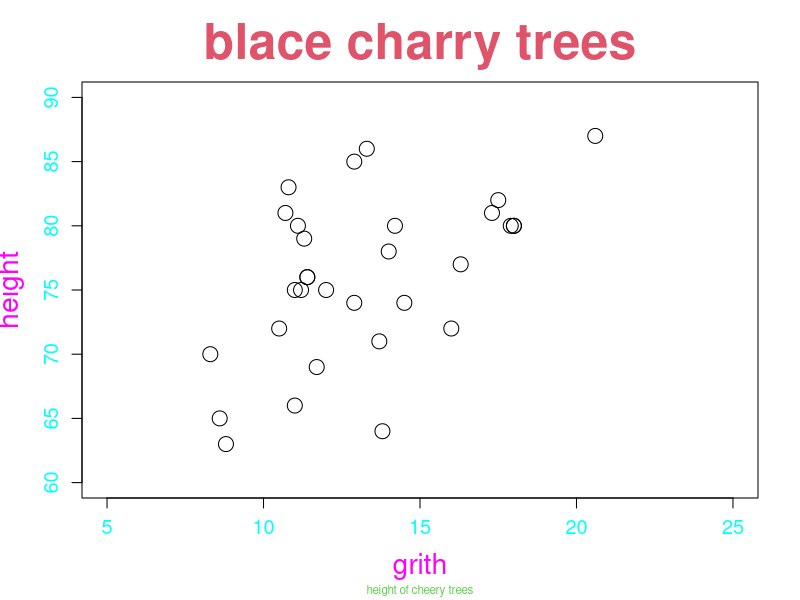
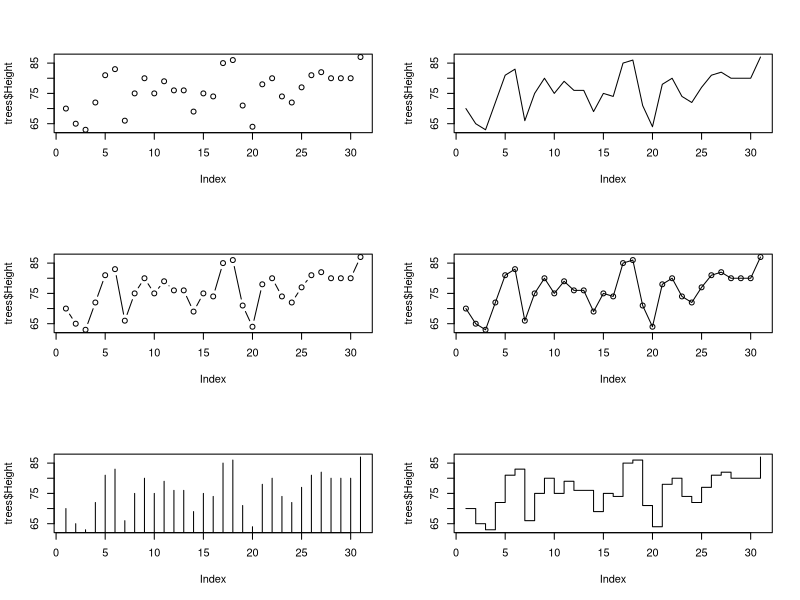
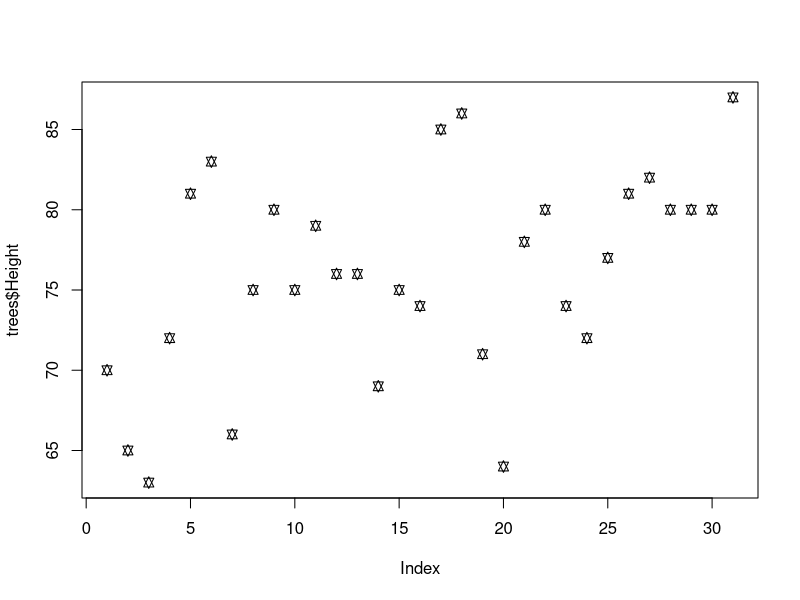
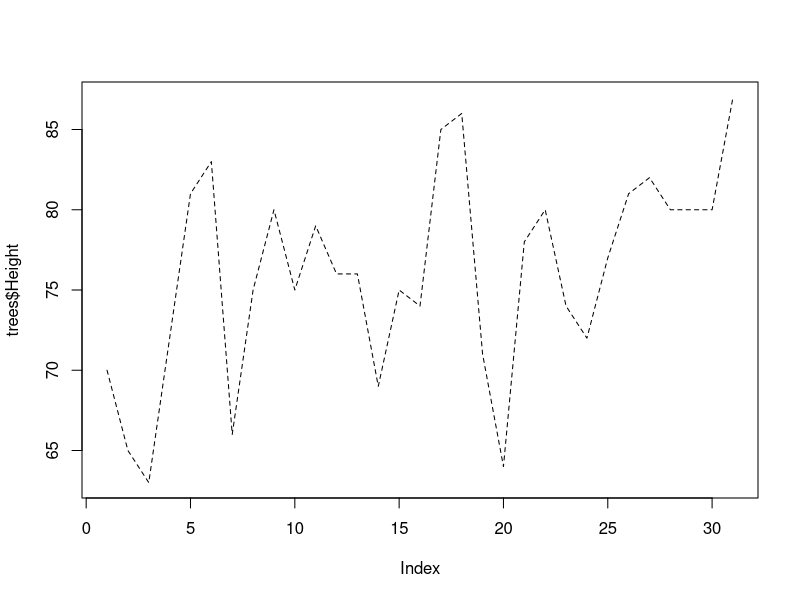
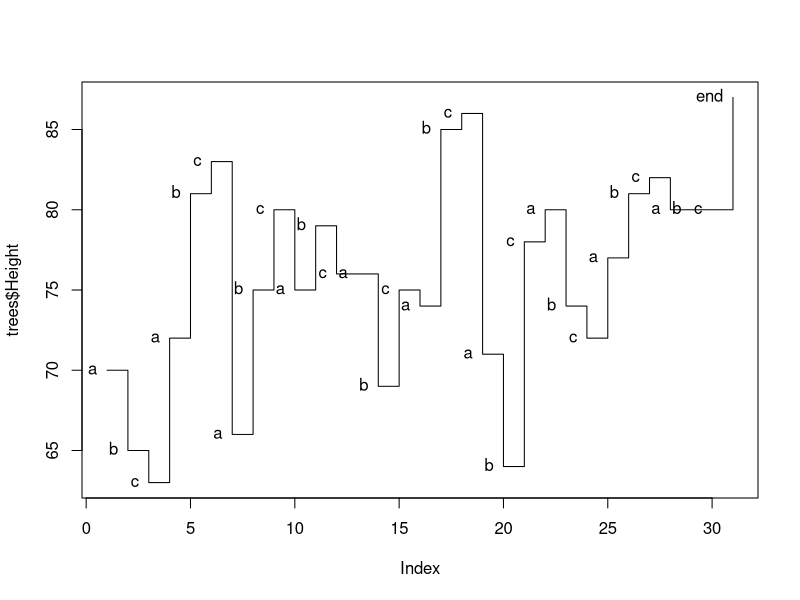
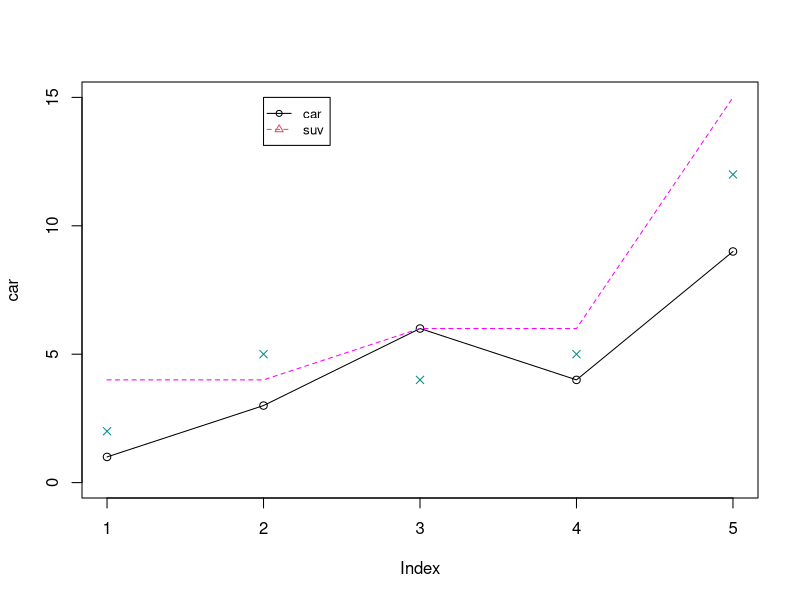
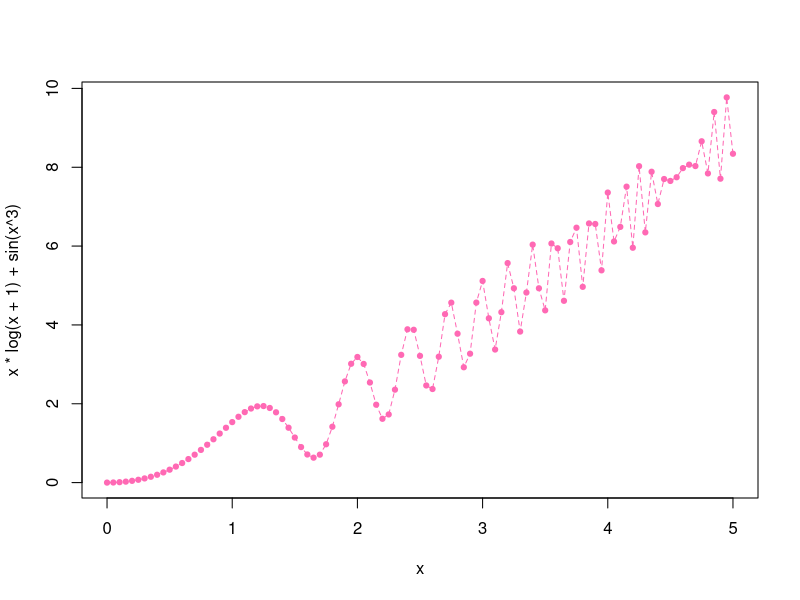
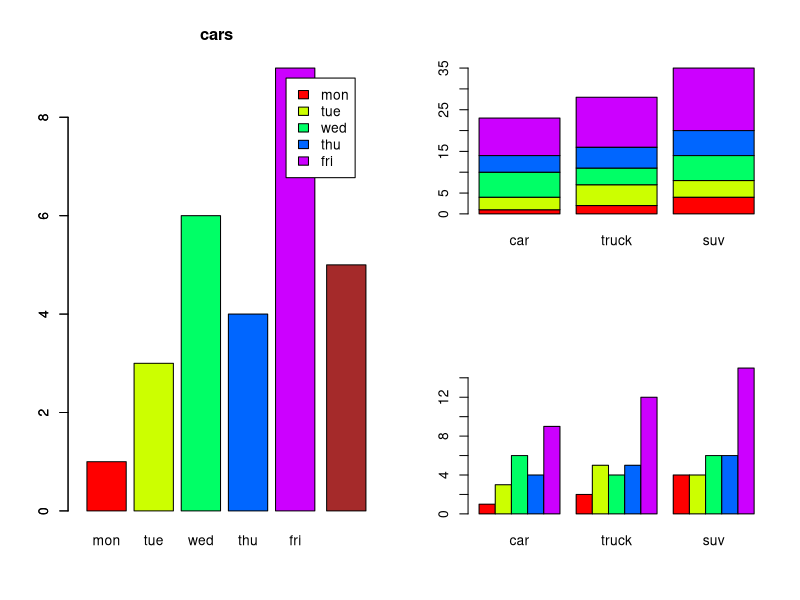

The R script that drew these images, in order: (Note: this script raises an error after producing the figures.)
#argument in plot
plot(trees$Girth,trees$Height,main = 'blace charry trees',
     sub='height of cheery trees',xlab = 'grith',ylab = 'height',
     cex=2,cex.main=3,cex.sub=0.7,cex.axis=1.2,cex.lab=1.7,  #front size
     col=1,col.main='2',col.sub=3,col.axis='cyan',col.lab='magenta',  #color
     ylim=c(60,90),xlim=c(5,25))

#class of plot
par(mfrow=c(3,2))
plot(trees$Height,type='p')#points
plot(trees$Height,type='l')#lines
plot(trees$Height,type='b')#both-not overlapping
plot(trees$Height,type='o')#both-overlapping
plot(trees$Height,type='h')#vertical lines
plot(trees$Height,type='s')#step plot

#pch
par(mfrow=c(1,1))
plot(trees$Height,pch=11)

#lty
plot(trees$Height,type='l',lty=2)

#text
tplot<-c(rep(c('a','b','c'),10),'end')
plot(trees$Height,type='s')
text(trees$Height,tplot,pos=2)#pos means position

#points and lines
car<-c(1,3,6,4,9)
truck<-c(2,5,4,5,12)
suv<-c(4,4,6,6,15)
plot(car,type='o',ylim=c(0,15),pch=1)
points(truck,pch=4,col='darkcyan')
lines(suv,lty=2,col='magenta',pch=2)

#legend
legend(2,15,col=c(1,2),pch=1:2,lty = 1:2,c('car','suv'),cex=0.8)

#curve
curve(x*log(x+1)+sin(x^3),from=0,to=5,
      col='hotpink',lty=2,type='o',pch=19,cex=0.7)

#layout
layout(matrix(c(1,1,2,3),nrow=2,byrow = F))

#barplot
barplot(car,main='cars',col=rainbow(5),
  names.arg=c('mon','tue','wed','thu','fri'),xlim=c(0,7),
  legend=c('mon','tue','wed','thu','fri'))
barplot(5,col='brown',add=T,space=6.3)

#hist
veh<-cbind(car,truck,suv)
barplot(veh,col = rainbow(5))
barplot(veh,col = rainbow(5),beside=T)
par(mfrow=c(2,1))
hist(mtcars$mpg,breaks = 10,prob=T)#density
hist(mtcars$mpg,breaks = 10,prob=F)#frequeancy

#boxplot
boxplot(mtcars$mpg)
boxplot(mtcars$mpg~mtcars$cyl,horizontal = T,col=rainbow(3))
boxplot(veh)
boxplot()

#pie
pie(car,labels = c('mon','tue','wed','thu','fri'))

#stripchart
stripchart(mtcars$mpg)
stripchart(mtcars$mpg~mtcars$cyl)
stripchart(data.frame(veh),vertical = T)

#exerciese
InsectSprays
boxplot(InsectSprays$count~InsectSprays$spray,col=rainbow(6),xlab = 'spray',ylab = 'count')
stripchart(InsectSprays$count~InsectSprays$spray,pch=19,col='slategray',add=T,vertical=T)

#big exercise
data<-data.frame(
  row.names=c('A','B','C','D','E','F','G','H','I','J'),
  'population under 65 years'=c(75,50,60,63,80,72,58,65,40,50),
  'poor under 65 years'=c(35,80,45,76,70,95,15,30,43,27),
  'population above 65 years'=c(25,50,40,37,20,28,42,35,60,50),
  'poor above 65 years'=c(65,20,55,24,30,5,85,70,57,34))

plot(1:nrow(data),data$population.under.65.years,pch=21,col=1,
     xlab='country',ylab='percentage')
points(1:nrow(data),data$poor.under.65.years,pch=22,col=2)
points(1:nrow(data),data$population.above.65.years,pch=23,col=2)
points(1:nrow(data),data$poor.above.65.years,pch=24,col=2)
lines(rep(1,4),data[1,],col=5)
lines(rep(2,4),data[2,],col=6)
lines(rep(3,4),data[3,],col=7)
lines(rep(4,4),data[4,],col=8)
lines(rep(5,4),data[5,],col=9)
lines(rep(6,4),data[6,],col=10)
lines(rep(7,4),data[7,],col=11)
lines(rep(8,4),data[8,],col=12)
lines(rep(9,4),data[9,],col=13)
lines(rep(10,4),data[10,],col=14)
legend("topright",
       legend = c("Pop. under 65", "Poor under 65", "Pop. above 65", "Poor above 65"),
       col = 1:4,
       pch = 21:24,
       cex = 0.7)
text(1:10,50,c('A','B','C','D','E','F','G','H','I','J'))

male<-data.frame(
  row.names=c('black','brown','red','blond'),
  'brown'=c(32,53,10,3),
  'blue'=c(11,50,10,30),
  'hazel'=c(10,25,7,5),
  'green'=c(3,15,7,8)
)
female<-data.frame(
  row.names=c('black','brown','red','blond'),
  'brown'=c(36,66,16,4),
  'blue'=c(9,34,7,64),
  'hazel'=c(5,29,7,5),
  'green'=c(2,14,7,8)
)
male_eye<-apply(male,MARGIN =2,FUN =sum )
female_eye<-apply(female,MARGIN =2,FUN =sum )
male_hair<-apply(male,MARGIN =1,FUN =sum )
female_hair<-apply(female,MARGIN =1,FUN =sum )
layout(matrix(c(1,1,2,3,4,5),nrow=2))
pie(c(sum(male),sum(female)),labels = c('male','female'),col=c('darkblue','hotpink'))
pie(male_hair,labels = c('black','brown','red','blond'),
    col=c('black','brown','red','yellow'),main='male_hair')
pie(female_hair,labels = c('black','brown','red','blond'),
    col=c('black','brown','red','yellow'),main='female_hair')
pie(male_eye,labels = c('brown','blue','hazel','green'),
    col=c('brown','blue','bisque','green'),main='male_hair')
pie(female_eye,labels = c('brown','blue','hazel','green'),
    col=c('brown','blue','bisque','green'),main='female_hair')

date<-c('1/10','2/10','3/10','4/10','5/10','6/10','7/10')
Ge<-c(300,700,600,400,400,800,400)
Cv<-c(50,100,75,50,100,35,50)
Se<-c(850,400,100,400,300,550,600)
O<-c(100,200,200,300,200,100,250)
data<-cbind(Ge,Cv,Se,O)
tmail<-apply(data,MARGIN = 1,FUN = sum)
names(tmail)=date
barplot(tmail,col='darkblue',space=c(3,rep(2,6)),xlim=c(2,30))
barplot(t(data),col=rainbow(4),xlab='date',ylab='email',space=rep(2,7),
        legend=c("Genuine","Virus","Spam","Others"),add=T)


a<-c(1,2,4,6,8,6,4,2,1)
b<-c(1,2,4,6,8,6,4,2,1)
barplot(a,space=rep(2,8),col='darkgreen',ylim=c(0,9),main = "Merry Christmas!")
barplot(b,space=c(3,rep(2,8)),col='darkgreen',add=T)
points(15,8,pch=17,col='yellow',cex=4)
points(15,8,pch=18,col='yellow',cex=5)
# Add some "ornaments" (randomly placed circles)
num_ornaments <- 30
ornament_x <- runif(num_ornaments, 0, 25)
ornament_y <- runif(num_ornaments, 0, 9)
points(ornament_x, ornament_y, pch = 16, col = sample(c("red", "yellow", "blue"), num_ornaments, replace = TRUE), cex = 0.8)
